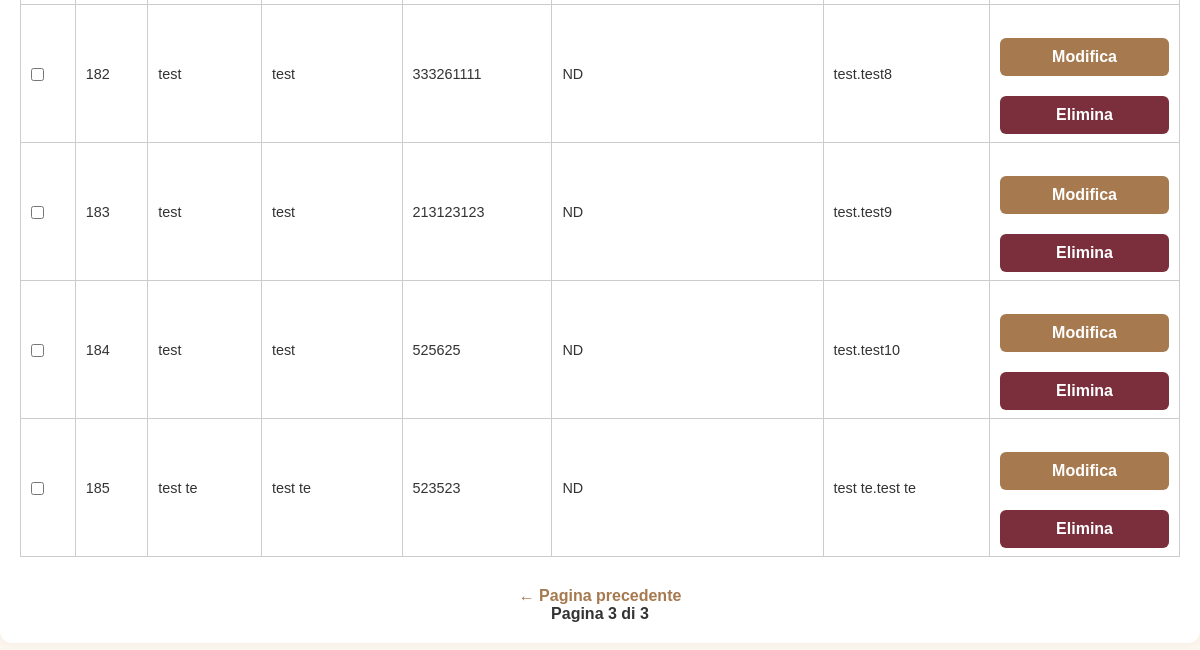
/admin_users?page=3&search= (signed in, lower part), run on an earlier commit of the app's database.
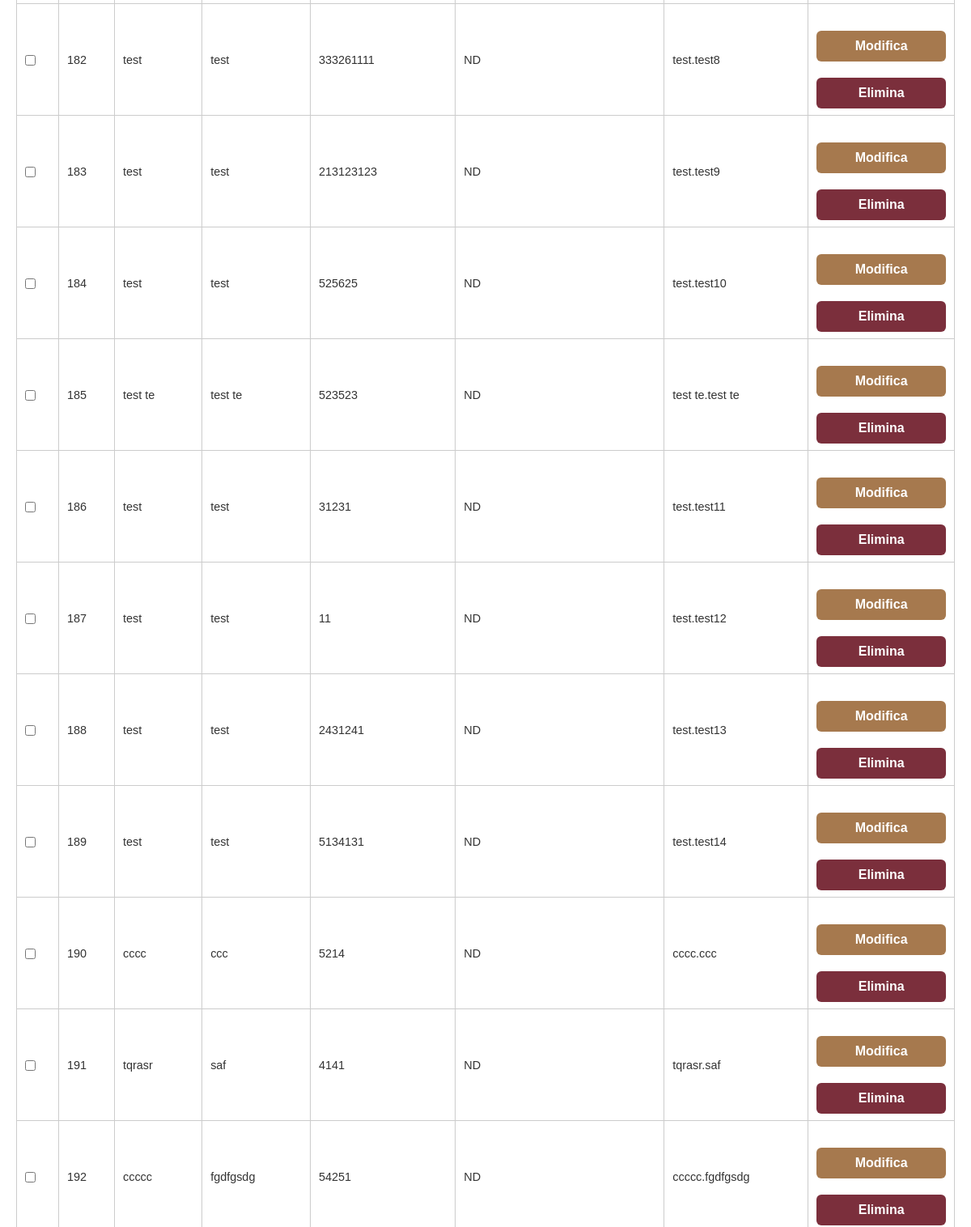
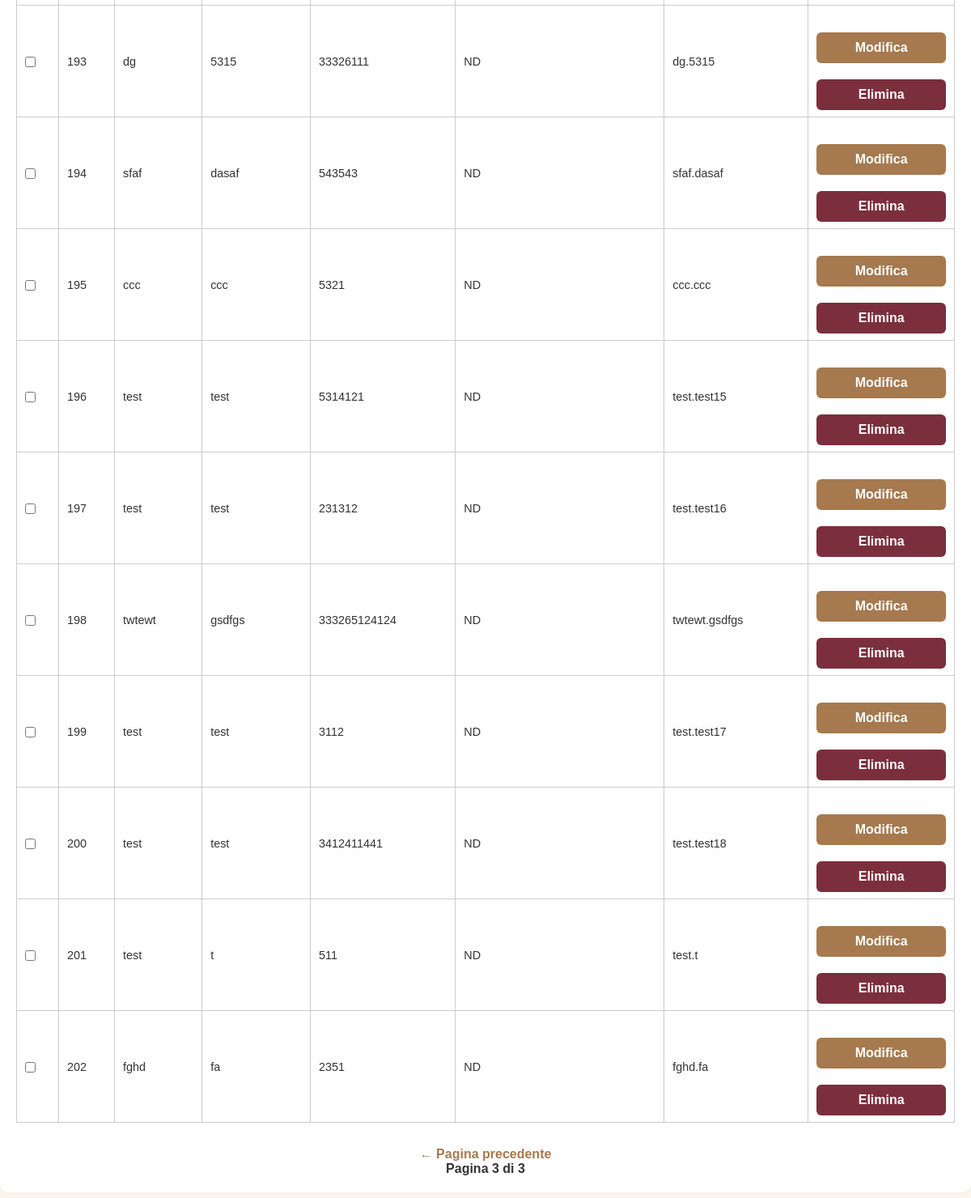
And on a later commit of the database (2 pictures, top to bottom).
### tables this page shows
CREATE TABLE users (
            id INTEGER PRIMARY KEY AUTOINCREMENT,
            username TEXT NOT NULL UNIQUE,
            password TEXT NOT NULL
        , name TEXT NOT NULL DEFAULT 'NOME', surname TEXT NOT NULL DEFAULT 'COGNOME', phone TEXT NOT NULL DEFAULT '0000000000', email TEXT, newsletter_optin INTEGER DEFAULT 0);

### app.py (the view)
@app.route('/admin_users')
def admin_users():
    if 'admin' not in session:
        return redirect(url_for('login_admin'))
    page = int(request.args.get('page', 1))
    per_page = 50
    offset = (page - 1) * per_page
    search_query = request.args.get('search', '').strip()
    conn = sqlite3.connect('bookings.db')
    cursor = conn.cursor()
    if search_query:
        search = f"%{search_query}%"
        cursor.execute("""
            SELECT COUNT(*) FROM users
            WHERE name LIKE ? OR surname LIKE ? OR phone LIKE ? OR email LIKE ?
        """, (search, search, search, search))
        total_users = cursor.fetchone()[0]
        cursor.execute("""
            SELECT id, name, surname, phone, email, username
            FROM users
            WHERE name LIKE ? OR surname LIKE ? OR phone LIKE ? OR email LIKE ?
            ORDER BY id
            LIMIT ? OFFSET ?
        """, (search, search, search, search, per_page, offset))
    else:
        cursor.execute("SELECT COUNT(*) FROM users")
        total_users = cursor.fetchone()[0]
        cursor.execute("""
            SELECT id, name, surname, phone, email, username
            FROM users
            ORDER BY id
            LIMIT ? OFFSET ?
        """, (per_page, offset))
    users = cursor.fetchall()
    conn.close()
    total_pages = (total_users + per_page - 1) // per_page
    return render_template('admin_users.html',
                           users=users,
                           page=page,
                           total_pages=total_pages,
                           search_query=search_query)

### templates/admin_users.html (shortened to what this page needs)
<!DOCTYPE html>
<html lang="it">
<head>
  <link rel="stylesheet" href="{{ url_for('static', filename='style.css') }}">
</head>
<body>
  <div class="page">
    <div class="container">
      {% if users %}
      <form method="post" action="{{ url_for('delete_selected_users') }}">
        <table>
          <tbody>
            {% for user in users %}
            <tr>
              <td><input type="checkbox" name="selected_users" value="{{ user[0] }}"></td>
              <td>{{ user[0] }}</td>
              <td>{{ user[1] }}</td>
              <td>{{ user[2] }}</td>
              <td>{{ user[3] }}</td>
              <td>{{ user[4] or 'ND' }}</td>
              <td>{{ user[5] }}</td>
              <td>
                <div class="actions">
                  <a href="{{ url_for('admin_edit_user', user_id=user[0]) }}">
                    <button class="big-btn" type="button">Modifica</button>
                  </a>
                  <form method="post" action="{{ url_for('admin_delete_user', user_id=user[0]) }}" onsubmit="return confirm('Confermi eliminazione utente {{ user[1] }} {{ user[2] }}?')">
                    <button type="submit" class="delete-btn">Elimina</button>
                  </form>
                </div>
              </td>
            </tr>
            {% endfor %}
          </tbody>
        </table>
      </form>
      <div class="pagination">
        {% if page > 1 %}
          <a href="{{ url_for('admin_users', page=page-1, search=search_query) }}">← Pagina precedente</a>
        {% endif %}
        <span>Pagina {{ page }} di {{ total_pages }}</span>
      </div>
      {% else %}
        <p>Nessun utente registrato.</p>
      {% endif %}
    </div>
  </div>
</body>
</html>

What changed in the data, as far as the page shows it:
added users: id "186", name "test", surname "test", phone "31231", user "ND", username "test.test11"
added users: id "187", name "test", surname "test", phone "11", user "ND", username "test.test12"
added users: id "188", name "test", surname "test", phone "2431241", user "ND", username "test.test13"
added users: id "189", name "test", surname "test", phone "5134131", user "ND", username "test.test14"
added users: id "190", name "cccc", surname "ccc", phone "5214", user "ND", username "cccc.ccc"
added users: id "191", name "tqrasr", surname "saf", phone "4141", user "ND", username "tqrasr.saf"
added users: id "192", name "ccccc", surname "fgdfgsdg", phone "54251", user "ND", username "ccccc.fgdfgsdg"
added users: id "193", name "dg", surname "5315", phone "33326111", user "ND", username "dg.5315"
added users: id "194", name "sfaf", surname "dasaf", phone "543543", user "ND", username "sfaf.dasaf"
added users: id "195", name "ccc", surname "ccc", phone "5321", user "ND", username "ccc.ccc"
added users: id "196", name "test", surname "test", phone "5314121", user "ND", username "test.test15"
added users: id "197", name "test", surname "test", phone "231312", user "ND", username "test.test16"
added users: id "198", name "twtewt", surname "gsdfgs", phone "333265124124", user "ND", username "twtewt.gsdfgs"
added users: id "199", name "test", surname "test", phone "3112", user "ND", username "test.test17"
added users: id "200", name "test", surname "test", phone "3412411441", user "ND", username "test.test18"
added users: id "201", name "test", surname "t", phone "511", user "ND", username "test.t"
added users: id "202", name "fghd", surname "fa", phone "2351", user "ND", username "fghd.fa"
